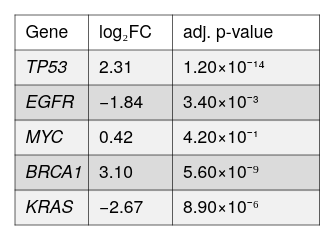

The Vega-Lite source for this figure:
### Vega-Lite specification from a JSON file in a GitHub repository (floating-point values rounded to 4 significant figures)
{"background": null, "config": {"arc": {"fill": "#DBDBDB", "fillOpacity": 1.0, "innerRadius": 25.0, "padAngle": 0.03, "stroke": "black", "strokeOpacity": 1, "strokeWidth": 0.25}, "area": {"fill": "#DBDBDB", "fillOpacity": 1.0, "stroke": "black", "strokeOpacity": 1, "strokeWidth": 0.25}, "axis": {"domain": true, "domainCap": "round", "domainColor": "black", "domainWidth": 0.25, "grid": false, "gridCap": "round", "gridColor": "#F1F1F1", "gridDash": [0, 0], "gridOpacity": 1.0, "gridWidth": 0.25, "labelColor": "black", "labelFont": "Helvetica Neue", "labelFontSize": 7, "labelFontStyle": "normal", "labelFontWeight": 400, "offset": 4.5, "ticks": true, "tickCap": "round", "tickColor": "black", "tickRound": false, "tickSize": 3, "tickWidth": 0.25, "titleColor": "black", "titleFont": "Helvetica Neue", "titleFontSize": 7, "titleFontStyle": "normal", "titleFontWeight": 400}, "axisX": {"domain": true, "labelAlign": "center", "labelAngle": 0, "labels": true, "ticks": true, "translate": 0}, "axisY": {"domain": true, "labelAlign": "right", "labelAngle": 0, "labels": true, "ticks": true, "translate": 0}, "axisRight": {"domain": true, "labelAlign": "left", "labelAngle": 0, "labels": true, "ticks": true, "translate": 0}, "axisTop": {"domain": true, "labelAlign": "center", "labelAngle": 0, "labels": true, "ticks": true, "translate": 0}, "axisBand": {"tickOffset": 0}, "bar": {"fill": "#DBDBDB", "fillOpacity": 1.0, "stroke": "black", "strokeOpacity": 1, "strokeWidth": 0.25}, "boxplot": {"size": 9.0, "ticks": {"cornerRadius": 0.25, "fill": "black", "opacity": 1, "size": 4.5, "thickness": 0.25}, "box": {"fillOpacity": 1.0, "stroke": "black", "strokeOpacity": 1, "strokeWidth": 0.25}, "median": {"cornerRadius": 0, "fill": "black", "fillOpacity": 1.0, "opacity": 1, "size": 9.0, "thickness": 0.25}, "rule": {"fill": "black", "fillOpacity": 1.0, "size": 10.0, "stroke": "black", "strokeDash": [0, 0], "strokeOpacity": 1, "strokeWidth": 0.25}, "outliers": {"color": "black", "fill": "black", "fillOpacity": 1.0, "size": 0, "stroke": "black", "strokeOpacity": 1, "strokeWidth": 0.25}}, "circle": {"fill": "black", "fillOpacity": 1.0, "size": 0.5, "stroke": null, "strokeOpacity": 1, "strokeWidth": 0.25}, "errorband": {"band": {"fillOpacity": 0.6, "stroke": null, "strokeWidth": 0.25, "strokeOpacity": 1}, "borders": {"opacity": 0, "strokeOpacity": 0.25, "strokeWidth": 1}}, "errorbar": {"opacity": 1, "rule": {"strokeDash": [0, 0], "strokeWidth": 0.25}, "ticks": {"color": "black", "cornerRadius": 0.125, "opacity": 1, "size": 6.0, "thickness": 0.25}, "thickness": 0.25}, "font": "Helvetica Neue", "geoshape": {"fill": "#DBDBDB", "fillOpacity": 1.0, "stroke": "black", "strokeOpacity": 1, "strokeWidth": 0.25}, "header": {"labelColor": "black", "labelFont": "Helvetica Neue", "labelFontSize": 7, "labelFontStyle": "normal", "labelFontWeight": 400, "titleColor": "black", "titleFont": "Helvetica Neue", "titleFontSize": 7, "titleFontStyle": "normal", "titleFontWeight": 400, "titlePadding": 0}, "legend": {"disable": false, "offset": 4.5, "titlePadding": 4, "labelOffset": 2, "gradientLabelOffset": 2, "gradientLength": 50.0, "gradientThickness": 5.0, "gradientOpacity": 1.0, "gradientStrokeColor": "black", "gradientStrokeWidth": 0.25, "labelColor": "black", "labelFont": "Helvetica Neue", "labelFontSize": 7, "labelFontStyle": "normal", "labelFontWeight": 400, "strokeColor": "black", "strokeWidth": 0, "symbolSize": 42, "symbolStrokeColor": "black", "symbolStrokeWidth": 0.25, "titleColor": "black", "titleFont": "Helvetica Neue", "titleFontSize": 7, "titleFontStyle": "normal", "titleFontWeight": 400}, "line": {"color": "black", "stroke": "black", "strokeCap": "round", "strokeDash": [0, 0], "strokeOpacity": 1, "strokeWidth": 0.375}, "point": {"filled": true, "fill": "#DBDBDB", "fillOpacity": 1.0, "size": 5.0, "stroke": "black", "strokeOpacity": 1, "strokeWidth": 0.25}, "range": {"category": ["#C6D9F1", "#F1C9CB", "#FEF0B9", "#CEE37A", "#7AA8E0", "#E589A3", "#FDDD5D", "#68B961", "#4177B1", "#C35082", "#E5C227", "#438156"], "diverging": {"scheme": ["#C35082", "#CE6D94", "#D989A7", "#E2A4BA", "#EABFCE", "#F1DBE2", "#F6F6F6", "#D7E0EB", "#B9CBE0", "#9BB6D5", "#7DA1C9", "#5F8CBD", "#4177B1"]}, "heatmap": {"scheme": ["#32022B", "#43044D", "#4C196E", "#4D338C", "#484DA6", "#3A68BB", "#1D83CA", "#1D9CCB", "#23B5C9", "#28CDC5", "#4DE0B4", "#91EE9F"]}, "ordinal": {"scheme": ["#F1F1F1", "#DBDBDB", "#C6C6C6", "#B2B2B2", "#9D9D9D", "#898989", "#767676", "#636363", "#515151", "#404040", "#2F2F2F", "#1F1F1F"]}, "ramp": {"scheme": ["#32022B", "#43044D", "#4C196E", "#4D338C", "#484DA6", "#3A68BB", "#1D83CA", "#1D9CCB", "#23B5C9", "#28CDC5", "#4DE0B4", "#91EE9F"]}}, "rule": {"color": "black", "stroke": "black", "strokeCap": "round", "strokeDash": [2, 2], "strokeOpacity": 1, "strokeWidth": 0.25}, "scale": {"bandPaddingInner": 0.1, "bandPaddingOuter": 0.1, "round": false}, "rect": {"fill": "#DBDBDB", "fillOpacity": 1.0, "stroke": "black", "strokeOpacity": 1, "strokeWidth": 0.25}, "square": {"fill": "#DBDBDB", "fillOpacity": 1.0, "size": 10.0, "stroke": "black", "strokeOpacity": 1, "strokeWidth": 0.25}, "text": {"color": "black", "font": "Helvetica Neue", "fontSize": 7, "fontStyle": "normal", "fontWeight": 400}, "tick": {"color": "black", "cornerRadius": 0.125, "opacity": 1.0, "size": 9.0, "thickness": 0.25}, "title": {"anchor": "middle", "frame": "group", "color": "black", "font": "Helvetica Neue", "fontSize": 7, "fontStyle": "normal", "fontWeight": 400, "subtitleColor": "black", "subtitleFont": "Helvetica Neue", "subtitleFontSize": "Helvetica Neue", "subtitleFontStyle": "normal", "subtitleFontWeight": 400}, "trail": {"color": "black", "opacity": 1, "size": 0.375}, "view": {"continuousWidth": 100, "continuousHeight": 100, "discreteWidth": 100, "discreteHeight": 100, "fill": null, "stroke": null, "strokeWidth": 0.25}}, "layer": [{"data": {"name": "data-680ea108daf5af24563e4da49a5d090b"}, "mark": {"type": "rect", "fill": "#F1F1F1", "stroke": null, "strokeWidth": 0}, "encoding": {"x": {"value": 0}, "x2": {"value": 29.9}, "y": {"axis": null, "field": "__ytop", "scale": {"domain": [0, 84], "nice": false, "range": [0, 84], "zero": false}, "type": "quantitative"}, "y2": {"field": "__ybot"}}, "transform": [{"window": [{"op": "row_number", "field": "", "as": "__rowidx"}]}, {"calculate": "14 + (datum.__rowidx - 1) * 14", "as": "__ytop"}, {"calculate": "min(14 + datum.__rowidx * 14 + 0.5, 84)", "as": "__ybot"}, {"calculate": "14 + (datum.__rowidx - 0.5) * 14", "as": "__ymid"}, {"filter": "(datum.__rowidx - 1) % 2 == 0"}]}, {"data": {"name": "data-680ea108daf5af24563e4da49a5d090b"}, "mark": {"type": "rect", "fill": "#DBDBDB", "stroke": null, "strokeWidth": 0}, "encoding": {"x": {"value": 0}, "x2": {"value": 29.9}, "y": {"axis": null, "field": "__ytop", "scale": {"domain": [0, 84], "nice": false, "range": [0, 84], "zero": false}, "type": "quantitative"}, "y2": {"field": "__ybot"}}, "transform": [{"window": [{"op": "row_number", "field": "", "as": "__rowidx"}]}, {"calculate": "14 + (datum.__rowidx - 1) * 14", "as": "__ytop"}, {"calculate": "min(14 + datum.__rowidx * 14 + 0.5, 84)", "as": "__ybot"}, {"calculate": "14 + (datum.__rowidx - 0.5) * 14", "as": "__ymid"}, {"filter": "(datum.__rowidx - 1) % 2 == 1"}]}, {"data": {"name": "data-680ea108daf5af24563e4da49a5d090b"}, "mark": {"type": "rect", "fill": "#F1F1F1", "stroke": null, "strokeWidth": 0}, "encoding": {"x": {"value": 29.4}, "x2": {"value": 63.5}, "y": {"axis": null, "field": "__ytop", "scale": {"domain": [0, 84], "nice": false, "range": [0, 84], "zero": false}, "type": "quantitative"}, "y2": {"field": "__ybot"}}, "transform": [{"window": [{"op": "row_number", "field": "", "as": "__rowidx"}]}, {"calculate": "14 + (datum.__rowidx - 1) * 14", "as": "__ytop"}, {"calculate": "min(14 + datum.__rowidx * 14 + 0.5, 84)", "as": "__ybot"}, {"calculate": "14 + (datum.__rowidx - 0.5) * 14", "as": "__ymid"}, {"filter": "(datum.__rowidx - 1) % 2 == 0"}]}, {"data": {"name": "data-680ea108daf5af24563e4da49a5d090b"}, "mark": {"type": "rect", "fill": "#DBDBDB", "stroke": null, "strokeWidth": 0}, "encoding": {"x": {"value": 29.4}, "x2": {"value": 63.5}, "y": {"axis": null, "field": "__ytop", "scale": {"domain": [0, 84], "nice": false, "range": [0, 84], "zero": false}, "type": "quantitative"}, "y2": {"field": "__ybot"}}, "transform": [{"window": [{"op": "row_number", "field": "", "as": "__rowidx"}]}, {"calculate": "14 + (datum.__rowidx - 1) * 14", "as": "__ytop"}, {"calculate": "min(14 + datum.__rowidx * 14 + 0.5, 84)", "as": "__ybot"}, {"calculate": "14 + (datum.__rowidx - 0.5) * 14", "as": "__ymid"}, {"filter": "(datum.__rowidx - 1) % 2 == 1"}]}, {"data": {"name": "data-680ea108daf5af24563e4da49a5d090b"}, "mark": {"type": "rect", "fill": "#F1F1F1", "stroke": null, "strokeWidth": 0}, "encoding": {"x": {"value": 63.0}, "x2": {"value": 121.8}, "y": {"axis": null, "field": "__ytop", "scale": {"domain": [0, 84], "nice": false, "range": [0, 84], "zero": false}, "type": "quantitative"}, "y2": {"field": "__ybot"}}, "transform": [{"window": [{"op": "row_number", "field": "", "as": "__rowidx"}]}, {"calculate": "14 + (datum.__rowidx - 1) * 14", "as": "__ytop"}, {"calculate": "min(14 + datum.__rowidx * 14 + 0.5, 84)", "as": "__ybot"}, {"calculate": "14 + (datum.__rowidx - 0.5) * 14", "as": "__ymid"}, {"filter": "(datum.__rowidx - 1) % 2 == 0"}]}, {"data": {"name": "data-680ea108daf5af24563e4da49a5d090b"}, "mark": {"type": "rect", "fill": "#DBDBDB", "stroke": null, "strokeWidth": 0}, "encoding": {"x": {"value": 63.0}, "x2": {"value": 121.8}, "y": {"axis": null, "field": "__ytop", "scale": {"domain": [0, 84], "nice": false, "range": [0, 84], "zero": false}, "type": "quantitative"}, "y2": {"field": "__ybot"}}, "transform": [{"window": [{"op": "row_number", "field": "", "as": "__rowidx"}]}, {"calculate": "14 + (datum.__rowidx - 1) * 14", "as": "__ytop"}, {"calculate": "min(14 + datum.__rowidx * 14 + 0.5, 84)", "as": "__ybot"}, {"calculate": "14 + (datum.__rowidx - 0.5) * 14", "as": "__ymid"}, {"filter": "(datum.__rowidx - 1) % 2 == 1"}]}, {"data": {"values": [{"__dysonsphere__": 1}]}, "mark": {"type": "rule", "color": "black", "strokeDash": [0, 0], "strokeWidth": 0.25}, "encoding": {"x": {"value": 0}, "x2": {"value": 121.8}, "y": {"value": 14}}}, {"data": {"values": [{"__dysonsphere__": 1}]}, "mark": {"type": "rule", "color": "black", "strokeDash": [0, 0], "strokeWidth": 0.25}, "encoding": {"x": {"value": 0}, "x2": {"value": 121.8}, "y": {"value": 28}}}, {"data": {"values": [{"__dysonsphere__": 1}]}, "mark": {"type": "rule", "color": "black", "strokeDash": [0, 0], "strokeWidth": 0.25}, "encoding": {"x": {"value": 0}, "x2": {"value": 121.8}, "y": {"value": 42}}}, {"data": {"values": [{"__dysonsphere__": 1}]}, "mark": {"type": "rule", "color": "black", "strokeDash": [0, 0], "strokeWidth": 0.25}, "encoding": {"x": {"value": 0}, "x2": {"value": 121.8}, "y": {"value": 56}}}, {"data": {"values": [{"__dysonsphere__": 1}]}, "mark": {"type": "rule", "color": "black", "strokeDash": [0, 0], "strokeWidth": 0.25}, "encoding": {"x": {"value": 0}, "x2": {"value": 121.8}, "y": {"value": 70}}}, {"data": {"values": [{"__dysonsphere__": 1}]}, "mark": {"type": "rule", "color": "black", "strokeDash": [0, 0], "strokeWidth": 0.25}, "encoding": {"x": {"value": 29.4}, "y": {"value": 0}, "y2": {"value": 84}}}, {"data": {"values": [{"__dysonsphere__": 1}]}, "mark": {"type": "rule", "color": "black", "strokeDash": [0, 0], "strokeWidth": 0.25}, "encoding": {"x": {"value": 63.0}, "y": {"value": 0}, "y2": {"value": 84}}}, {"data": {"values": [{"__dysonsphere__": 1}]}, "mark": {"type": "rule", "color": "black", "strokeDash": [0, 0], "strokeWidth": 0.25}, "encoding": {"x": {"value": 0}, "x2": {"value": 121.8}, "y": {"value": 0}}}, {"data": {"values": [{"__dysonsphere__": 1}]}, "mark": {"type": "rule", "color": "black", "strokeDash": [0, 0], "strokeWidth": 0.25}, "encoding": {"x": {"value": 0}, "x2": {"value": 121.8}, "y": {"value": 84}}}, {"data": {"values": [{"__dysonsphere__": 1}]}, "mark": {"type": "rule", "color": "black", "strokeDash": [0, 0], "strokeWidth": 0.25}, "encoding": {"x": {"value": 0}, "y": {"value": 0}, "y2": {"value": 84}}}, {"data": {"values": [{"__dysonsphere__": 1}]}, "mark": {"type": "rule", "color": "black", "strokeDash": [0, 0], "strokeWidth": 0.25}, "encoding": {"x": {"value": 121.8}, "y": {"value": 0}, "y2": {"value": 84}}}, {"data": {"name": "data-680ea108daf5af24563e4da49a5d090b"}, "mark": {"type": "text", "align": "left", "baseline": "middle", "fontSize": 7, "fontStyle": "italic"}, "encoding": {"text": {"field": "gene", "type": "nominal"}, "x": {"value": 4.2}, "y": {"axis": null, "field": "__ymid", "scale": {"domain": [0, 84], "nice": false, "range": [0, 84], "zero": false}, "type": "quantitative"}}, "transform": [{"window": [{"op": "row_number", "field": "", "as": "__rowidx"}]}, {"calculate": "14 + (datum.__rowidx - 1) * 14", "as": "__ytop"}, {"calculate": "min(14 + datum.__rowidx * 14 + 0.5, 84)", "as": "__ybot"}, {"calculate": "14 + (datum.__rowidx - 0.5) * 14", "as": "__ymid"}]}, {"data": {"name": "data-680ea108daf5af24563e4da49a5d090b"}, "mark": {"type": "text", "align": "left", "baseline": "middle", "fontSize": 7}, "encoding": {"text": {"field": "log2FC", "format": ".2f", "type": "quantitative"}, "x": {"value": 33.6}, "y": {"axis": null, "field": "__ymid", "scale": {"domain": [0, 84], "nice": false, "range": [0, 84], "zero": false}, "type": "quantitative"}}, "transform": [{"window": [{"op": "row_number", "field": "", "as": "__rowidx"}]}, {"calculate": "14 + (datum.__rowidx - 1) * 14", "as": "__ytop"}, {"calculate": "min(14 + datum.__rowidx * 14 + 0.5, 84)", "as": "__ybot"}, {"calculate": "14 + (datum.__rowidx - 0.5) * 14", "as": "__ymid"}]}, {"data": {"name": "data-680ea108daf5af24563e4da49a5d090b"}, "mark": {"type": "text", "align": "left", "baseline": "middle", "fontSize": 7}, "encoding": {"text": {"field": "__fmt_2", "type": "nominal"}, "x": {"value": 67.2}, "y": {"axis": null, "field": "__ymid", "scale": {"domain": [0, 84], "nice": false, "range": [0, 84], "zero": false}, "type": "quantitative"}}, "transform": [{"window": [{"op": "row_number", "field": "", "as": "__rowidx"}]}, {"calculate": "14 + (datum.__rowidx - 1) * 14", "as": "__ytop"}, {"calculate": "min(14 + datum.__rowidx * 14 + 0.5, 84)", "as": "__ybot"}, {"calculate": "14 + (datum.__rowidx - 0.5) * 14", "as": "__ymid"}, {"calculate": "(datum['padj'] == null || datum['padj'] == 0 ? '0' : (datum['padj'] < 0 ? '−' : '') + format(abs(datum['padj'])/pow(10,floor((log(abs(datum['padj']))/log(10)))), '.2f') + '×10' + (floor((log(abs(datum['padj']))/log(10))) < 0 ? '⁻' : '') + (abs(floor((log(abs(datum['padj']))/log(10)))) >= 10 ? '⁰¹²³⁴⁵⁶⁷⁸⁹'[floor(abs(floor((log(abs(datum['padj']))/log(10))))/10)] + '⁰¹²³⁴⁵⁶⁷⁸⁹'[abs(floor((log(abs(datum['padj']))/log(10))))%10] : '⁰¹²³⁴⁵⁶⁷⁸⁹'[abs(floor((log(abs(datum['padj']))/log(10))))]))", "as": "__fmt_2"}]}, {"data": {"values": [{"__dysonsphere__": 1}]}, "mark": {"type": "text", "align": "left", "baseline": "middle", "fontSize": 7, "fontStyle": "bold"}, "encoding": {"text": {"value": "Gene"}, "x": {"value": 4.2}, "y": {"value": 7.0}}}, {"data": {"values": [{"__dysonsphere__": 1}]}, "mark": {"type": "text", "align": "left", "baseline": "middle", "fontSize": 7, "fontStyle": "bold"}, "encoding": {"text": {"value": "log₂FC"}, "x": {"value": 33.6}, "y": {"value": 7.0}}}, {"data": {"values": [{"__dysonsphere__": 1}]}, "mark": {"type": "text", "align": "left", "baseline": "middle", "fontSize": 7, "fontStyle": "bold"}, "encoding": {"text": {"value": "adj. p-value"}, "x": {"value": 67.2}, "y": {"value": 7.0}}}], "height": 84, "resolve": {"scale": {"color": "independent"}}, "view": {"fill": null, "stroke": null}, "width": 121.8, "$schema": "https://vega.github.io/schema/vega-lite/v6.4.1.json", "datasets": {"data-680ea108daf5af24563e4da49a5d090b": [{"gene": "TP53", "log2FC": 2.31, "padj": 1.2e-14}, {"gene": "EGFR", "log2FC": -1.84, "padj": 0.0034}, {"gene": "MYC", "log2FC": 0.42, "padj": 0.42}, {"gene": "BRCA1", "log2FC": 3.1, "padj": 5.6e-09}, {"gene": "KRAS", "log2FC": -2.67, "padj": 8.9e-06}]}}
